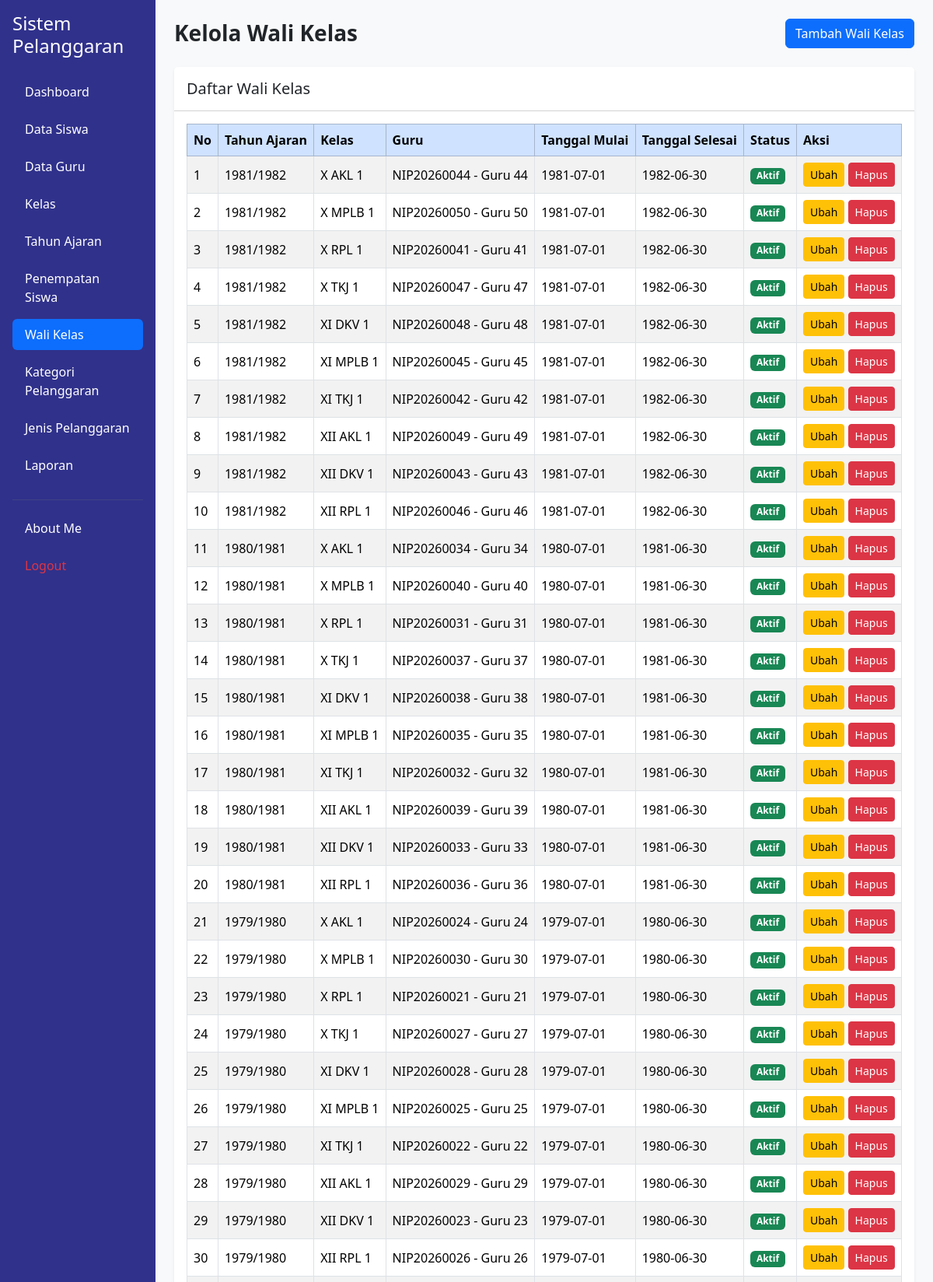
The page /wali_kelas.php (signed in, upper part) on the database its author committed.
### tables this page shows
CREATE TABLE `t_wali_kelas` (
  `id` int(11) NOT NULL,
  `tahun_ajaran_id` int(11) NOT NULL,
  `kelas_id` int(11) NOT NULL,
  `guru_id` int(11) NOT NULL,
  `tanggal_mulai` date NOT NULL,
  `tanggal_selesai` date NOT NULL,
  `status_aktif` tinyint(1) NOT NULL,
  `created_at` timestamp NOT NULL DEFAULT current_timestamp(),
  `updated_at` timestamp NOT NULL DEFAULT current_timestamp()
);

CREATE TABLE `t_tahun_ajaran` (
  `id` int(11) NOT NULL,
  `nama` varchar(20) NOT NULL,
  `tanggal_mulai` date NOT NULL,
  `tanggal_selesai` date NOT NULL,
  `status_aktif` tinyint(1) NOT NULL,
  `created_at` timestamp NOT NULL DEFAULT current_timestamp(),
  `updated_at` timestamp NOT NULL DEFAULT current_timestamp()
);

CREATE TABLE `t_kelas` (
  `id` int(11) NOT NULL,
  `nama` varchar(100) NOT NULL,
  `tingkat` varchar(20) NOT NULL,
  `jurusan` varchar(100) NOT NULL,
  `status_aktif` tinyint(1) NOT NULL,
  `created_at` timestamp NOT NULL DEFAULT current_timestamp(),
  `updated_at` timestamp NOT NULL DEFAULT current_timestamp()
);

CREATE TABLE `t_guru` (
  `id` int(11) NOT NULL,
  `nip` varchar(30) NOT NULL,
  `nama` varchar(30) NOT NULL,
  `email` varchar(150) NOT NULL,
  `status_aktif` tinyint(1) NOT NULL,
  `user_id` int(11) NOT NULL,
  `created_at` timestamp NOT NULL DEFAULT current_timestamp(),
  `updated_at` timestamp NOT NULL DEFAULT current_timestamp()
);

### wali_kelas.php (the view, shortened to what this page needs)
<?php
include "config/koneksi.php";
$role = $_SESSION['role'] ?? '';
$data_edit = null;
?>
<!DOCTYPE html>
<html lang="id">
<head>
    <link href="https://cdn.jsdelivr.net/npm/bootstrap@5.3.8/dist/css/bootstrap.min.css"
          rel="stylesheet">
</head>
<body class="bg-light">
<div class="container-fluid">
    <div class="row min-vh-100">
        <div class="col-md-3 col-lg-2 min-vh-100 p-3"
             style="background-color: #30318B;">
            <h4 class="text-white mb-4">Sistem Pelanggaran</h4>
            <ul class="nav nav-pills flex-column">
                <li class="nav-item mb-2">
                    <a href="dashboard.php" class="nav-link text-white">
                        Dashboard
                    </a>
                </li>
                <?php if ($role == 'admin') { ?>
                    <li class="nav-item mb-2">
                        <a href="data_siswa.php" class="nav-link text-white">
                            Data Siswa
                        </a>
                    </li>
                    <li class="nav-item mb-2">
                        <a href="data_guru.php" class="nav-link text-white">
                            Data Guru
                        </a>
                    </li>
                    <li class="nav-item mb-2">
                        <a href="data_kelas.php" class="nav-link text-white">
                            Kelas
                        </a>
                    </li>
                    <li class="nav-item mb-2">
                        <a href="data_tahun_ajaran.php" class="nav-link text-white">
                            Tahun Ajaran
                        </a>
                    </li>
                    <li class="nav-item mb-2">
                        <a href="penempatan_siswa.php" class="nav-link text-white">
                            Penempatan Siswa
                        </a>
                    </li>
                    <li class="nav-item mb-2">
                        <a href="wali_kelas.php"
                           class="nav-link active"
                           aria-current="page">
                            Wali Kelas
                        </a>
                    </li>
                    <li class="nav-item mb-2">
                        <a href="kategori_pelanggaran.php" class="nav-link text-white">
                            Kategori Pelanggaran
                        </a>
                    </li>
                    <li class="nav-item mb-2">
                        <a href="jenis_pelanggaran.php" class="nav-link text-white">
                            Jenis Pelanggaran
                        </a>
                    </li>
                    <li class="nav-item mb-2">
                        <a href="laporan.php" class="nav-link text-white">
                            Laporan
                        </a>
                    </li>
                <?php } ?>
                <hr class="text-secondary">
                <li class="nav-item mb-2">
                    <a href="about_me.php" class="nav-link text-white">
                        About Me
                    </a>
                </li>
                <li class="nav-item">
                    <a href="logout.php" class="nav-link text-danger">
                        Logout
                    </a>
                </li>
            </ul>
        </div>
        <main class="col-md-9 col-lg-10 p-4" style="min-width: 0;">
            <div class="d-flex justify-content-between
                        align-items-center mb-4">
                <h3 class="fw-bold mb-0">Kelola Wali Kelas</h3>
                <?php
                if ($role == 'admin' && $data_edit == null
                    && !isset($_GET['tambah'])) {
                ?>
                    <a href="wali_kelas.php?tambah=1"
                       class="btn btn-primary">
                        Tambah Wali Kelas
                    </a>
                <?php } ?>
            </div>
            <div class="card border-0 shadow-sm">
                <div class="card-header bg-white py-3">
                    <h5 class="mb-0">Daftar Wali Kelas</h5>
                </div>
                <div class="card-body">
                    <div class="table-responsive">
                        <table class="table table-bordered table-striped
                                      align-middle mb-0">
                            <thead class="table-primary">
                                <tr>
                                    <th>No</th>
                                    <th>Tahun Ajaran</th>
                                    <th>Kelas</th>
                                    <th>Guru</th>
                                    <th>Tanggal Mulai</th>
                                    <th>Tanggal Selesai</th>
                                    <th>Status</th>
                                    <?php if ($role == 'admin') { ?>
                                        <th>Aksi</th>
                                    <?php } ?>
                                </tr>
                            </thead>
                            <tbody>
                                <?php
                                $query_daftar = mysqli_query(
                                    $koneksi,
                                    "SELECT
                                        t_wali_kelas.*,
                                        t_tahun_ajaran.nama AS nama_tahun,
                                        t_kelas.nama AS nama_kelas,
                                        t_guru.nip,
                                        t_guru.nama AS nama_guru
                                    FROM t_wali_kelas
                                    INNER JOIN t_tahun_ajaran
                                        ON t_wali_kelas.tahun_ajaran_id =
                                           t_tahun_ajaran.id
                                    INNER JOIN t_kelas
                                        ON t_wali_kelas.kelas_id = t_kelas.id
                                    INNER JOIN t_guru
                                        ON t_wali_kelas.guru_id = t_guru.id
                                    ORDER BY t_tahun_ajaran.tanggal_mulai DESC,
                                             t_kelas.nama ASC"
                                );
                                $no = 1;
                                if ($query_daftar) {
                                    while ($row = mysqli_fetch_assoc($query_daftar)) {
                                ?>
                                <tr>
                                    <td><?php echo $no++; ?></td>
                                    <td>
                                        <?php echo htmlspecialchars($row['nama_tahun']); ?>
                                    </td>
                                    <td>
                                        <?php echo htmlspecialchars($row['nama_kelas']); ?>
                                    </td>
                                    <td>
                                        <?php echo htmlspecialchars(
                                            $row['nip'] . ' - ' . $row['nama_guru']
                                        ); ?>
                                    </td>
                                    <td>
                                        <?php echo htmlspecialchars($row['tanggal_mulai']); ?>
                                    </td>
                                    <td>
                                        <?php echo htmlspecialchars($row['tanggal_selesai']); ?>
                                    </td>
                                    <td>
                                        <?php if ($row['status_aktif'] == 1) { ?>
                                            <span class="badge text-bg-success">
                                                Aktif
                                            </span>
                                        <?php } else { ?>
                                            <span class="badge text-bg-secondary">
                                                Tidak Aktif
                                            </span>
                                        <?php } ?>
                                    </td>
                                    <?php if ($role == 'admin') { ?>
                                        <td class="text-nowrap">
                                            <a href="wali_kelas.php?edit=<?php
                                                echo (int)$row['id'];
                                            ?>"
                                               class="btn btn-warning btn-sm">
                                                Ubah
                                            </a>
                                            <a href="wali_kelas.php?hapus=<?php
                                                echo (int)$row['id'];
                                            ?>"
                                               class="btn btn-danger btn-sm"
                                               onclick="return confirm('Yakin ingin menghapus data wali kelas ini?')">
                                                Hapus
                                            </a>
                                        </td>
                                    <?php } ?>
                                </tr>
                                <?php
                                    }
                                } else {
                                    echo '<tr><td colspan="' .
                                        ($role == 'admin' ? '8' : '7') .
                                        '" class="text-center text-danger">
                                        Data gagal dimuat. Periksa struktur tabel database.
                                        </td></tr>';
                                }
                                ?>
                            </tbody>
                        </table>
                    </div>
                </div>
            </div>
        </main>
    </div>
</div>
</body>
</html>

### rows shown on the page
t_wali_kelas: tahun_ajaran.nama "1981/1982", kelas.nama "X AKL 1", guru.nama "NIP20260044 - Guru 44", tanggal_mulai "1981-07-01", tanggal_selesai "1982-06-30", status_aktif "Aktif"
t_wali_kelas: tahun_ajaran.nama "1981/1982", kelas.nama "X MPLB 1", guru.nama "NIP20260050 - Guru 50", tanggal_mulai "1981-07-01", tanggal_selesai "1982-06-30", status_aktif "Aktif"
t_wali_kelas: tahun_ajaran.nama "1981/1982", kelas.nama "X RPL 1", guru.nama "NIP20260041 - Guru 41", tanggal_mulai "1981-07-01", tanggal_selesai "1982-06-30", status_aktif "Aktif"
t_wali_kelas: tahun_ajaran.nama "1981/1982", kelas.nama "X TKJ 1", guru.nama "NIP20260047 - Guru 47", tanggal_mulai "1981-07-01", tanggal_selesai "1982-06-30", status_aktif "Aktif"
t_wali_kelas: tahun_ajaran.nama "1981/1982", kelas.nama "XI DKV 1", guru.nama "NIP20260048 - Guru 48", tanggal_mulai "1981-07-01", tanggal_selesai "1982-06-30", status_aktif "Aktif"
t_wali_kelas: tahun_ajaran.nama "1981/1982", kelas.nama "XI MPLB 1", guru.nama "NIP20260045 - Guru 45", tanggal_mulai "1981-07-01", tanggal_selesai "1982-06-30", status_aktif "Aktif"
t_wali_kelas: tahun_ajaran.nama "1981/1982", kelas.nama "XI TKJ 1", guru.nama "NIP20260042 - Guru 42", tanggal_mulai "1981-07-01", tanggal_selesai "1982-06-30", status_aktif "Aktif"
t_wali_kelas: tahun_ajaran.nama "1981/1982", kelas.nama "XII AKL 1", guru.nama "NIP20260049 - Guru 49", tanggal_mulai "1981-07-01", tanggal_selesai "1982-06-30", status_aktif "Aktif"
t_wali_kelas: tahun_ajaran.nama "1981/1982", kelas.nama "XII DKV 1", guru.nama "NIP20260043 - Guru 43", tanggal_mulai "1981-07-01", tanggal_selesai "1982-06-30", status_aktif "Aktif"
t_wali_kelas: tahun_ajaran.nama "1981/1982", kelas.nama "XII RPL 1", guru.nama "NIP20260046 - Guru 46", tanggal_mulai "1981-07-01", tanggal_selesai "1982-06-30", status_aktif "Aktif"
t_wali_kelas: tahun_ajaran.nama "1980/1981", kelas.nama "X AKL 1", guru.nama "NIP20260034 - Guru 34", tanggal_mulai "1980-07-01", tanggal_selesai "1981-06-30", status_aktif "Aktif"
t_wali_kelas: tahun_ajaran.nama "1980/1981", kelas.nama "X MPLB 1", guru.nama "NIP20260040 - Guru 40", tanggal_mulai "1980-07-01", tanggal_selesai "1981-06-30", status_aktif "Aktif"
t_wali_kelas: tahun_ajaran.nama "1980/1981", kelas.nama "X RPL 1", guru.nama "NIP20260031 - Guru 31", tanggal_mulai "1980-07-01", tanggal_selesai "1981-06-30", status_aktif "Aktif"
t_wali_kelas: tahun_ajaran.nama "1980/1981", kelas.nama "X TKJ 1", guru.nama "NIP20260037 - Guru 37", tanggal_mulai "1980-07-01", tanggal_selesai "1981-06-30", status_aktif "Aktif"
t_wali_kelas: tahun_ajaran.nama "1980/1981", kelas.nama "XI DKV 1", guru.nama "NIP20260038 - Guru 38", tanggal_mulai "1980-07-01", tanggal_selesai "1981-06-30", status_aktif "Aktif"
t_wali_kelas: tahun_ajaran.nama "1980/1981", kelas.nama "XI MPLB 1", guru.nama "NIP20260035 - Guru 35", tanggal_mulai "1980-07-01", tanggal_selesai "1981-06-30", status_aktif "Aktif"
t_wali_kelas: tahun_ajaran.nama "1980/1981", kelas.nama "XI TKJ 1", guru.nama "NIP20260032 - Guru 32", tanggal_mulai "1980-07-01", tanggal_selesai "1981-06-30", status_aktif "Aktif"
t_wali_kelas: tahun_ajaran.nama "1980/1981", kelas.nama "XII AKL 1", guru.nama "NIP20260039 - Guru 39", tanggal_mulai "1980-07-01", tanggal_selesai "1981-06-30", status_aktif "Aktif"
t_wali_kelas: tahun_ajaran.nama "1980/1981", kelas.nama "XII DKV 1", guru.nama "NIP20260033 - Guru 33", tanggal_mulai "1980-07-01", tanggal_selesai "1981-06-30", status_aktif "Aktif"
t_wali_kelas: tahun_ajaran.nama "1980/1981", kelas.nama "XII RPL 1", guru.nama "NIP20260036 - Guru 36", tanggal_mulai "1980-07-01", tanggal_selesai "1981-06-30", status_aktif "Aktif"
t_wali_kelas: tahun_ajaran.nama "1979/1980", kelas.nama "X AKL 1", guru.nama "NIP20260024 - Guru 24", tanggal_mulai "1979-07-01", tanggal_selesai "1980-06-30", status_aktif "Aktif"
t_wali_kelas: tahun_ajaran.nama "1979/1980", kelas.nama "X MPLB 1", guru.nama "NIP20260030 - Guru 30", tanggal_mulai "1979-07-01", tanggal_selesai "1980-06-30", status_aktif "Aktif"
t_wali_kelas: tahun_ajaran.nama "1979/1980", kelas.nama "X RPL 1", guru.nama "NIP20260021 - Guru 21", tanggal_mulai "1979-07-01", tanggal_selesai "1980-06-30", status_aktif "Aktif"
t_wali_kelas: tahun_ajaran.nama "1979/1980", kelas.nama "X TKJ 1", guru.nama "NIP20260027 - Guru 27", tanggal_mulai "1979-07-01", tanggal_selesai "1980-06-30", status_aktif "Aktif"
t_wali_kelas: tahun_ajaran.nama "1979/1980", kelas.nama "XI DKV 1", guru.nama "NIP20260028 - Guru 28", tanggal_mulai "1979-07-01", tanggal_selesai "1980-06-30", status_aktif "Aktif"
t_wali_kelas: tahun_ajaran.nama "1979/1980", kelas.nama "XI MPLB 1", guru.nama "NIP20260025 - Guru 25", tanggal_mulai "1979-07-01", tanggal_selesai "1980-06-30", status_aktif "Aktif"
t_wali_kelas: tahun_ajaran.nama "1979/1980", kelas.nama "XI TKJ 1", guru.nama "NIP20260022 - Guru 22", tanggal_mulai "1979-07-01", tanggal_selesai "1980-06-30", status_aktif "Aktif"
t_wali_kelas: tahun_ajaran.nama "1979/1980", kelas.nama "XII AKL 1", guru.nama "NIP20260029 - Guru 29", tanggal_mulai "1979-07-01", tanggal_selesai "1980-06-30", status_aktif "Aktif"
t_wali_kelas: tahun_ajaran.nama "1979/1980", kelas.nama "XII DKV 1", guru.nama "NIP20260023 - Guru 23", tanggal_mulai "1979-07-01", tanggal_selesai "1980-06-30", status_aktif "Aktif"
t_wali_kelas: tahun_ajaran.nama "1979/1980", kelas.nama "XII RPL 1", guru.nama "NIP20260026 - Guru 26", tanggal_mulai "1979-07-01", tanggal_selesai "1980-06-30", status_aktif "Aktif"
